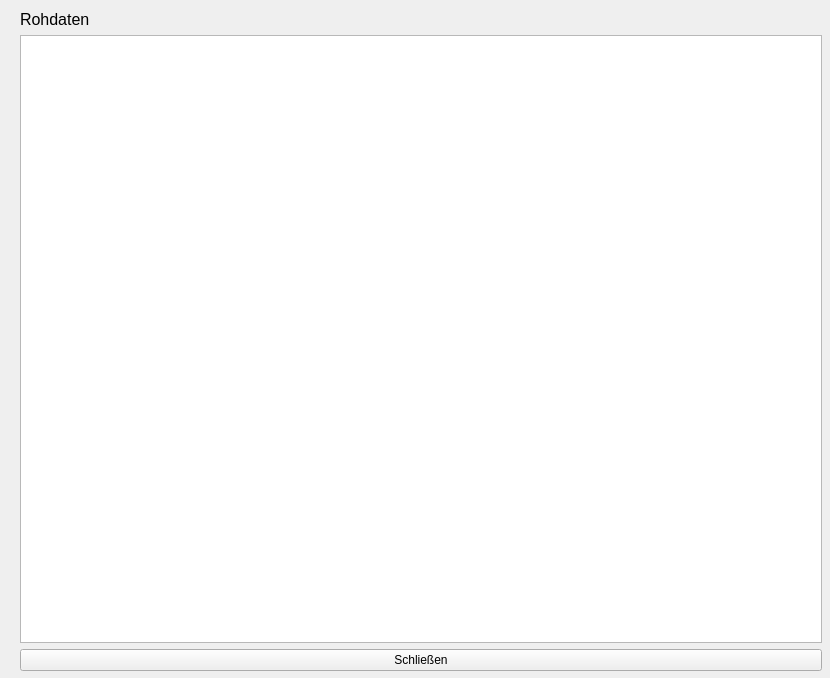
<?xml version="1.0" encoding="UTF-8"?>
<ui version="4.0">
 <class>FormShowRawData</class>
 <widget class="QWidget" name="FormShowRawData">
  <property name="geometry">
   <rect>
    <x>0</x>
    <y>0</y>
    <width>830</width>
    <height>678</height>
   </rect>
  </property>
  <property name="windowTitle">
   <string>Rohdaten</string>
  </property>
  <widget class="QWidget" name="layoutWidget">
   <property name="geometry">
    <rect>
     <x>20</x>
     <y>10</y>
     <width>802</width>
     <height>661</height>
    </rect>
   </property>
   <layout class="QVBoxLayout" name="verticalLayout">
    <item>
     <widget class="QLabel" name="labelRawData">
      <property name="font">
       <font>
        <pointsize>12</pointsize>
       </font>
      </property>
      <property name="text">
       <string>Rohdaten</string>
      </property>
     </widget>
    </item>
    <item>
     <widget class="QTextEdit" name="textEdit_text_data">
      <property name="minimumSize">
       <size>
        <width>800</width>
        <height>600</height>
       </size>
      </property>
     </widget>
    </item>
    <item>
     <widget class="QPushButton" name="pushButton_Close">
      <property name="text">
       <string>Schließen</string>
      </property>
     </widget>
    </item>
   </layout>
  </widget>
 </widget>
 <resources/>
 <connections/>
</ui>
